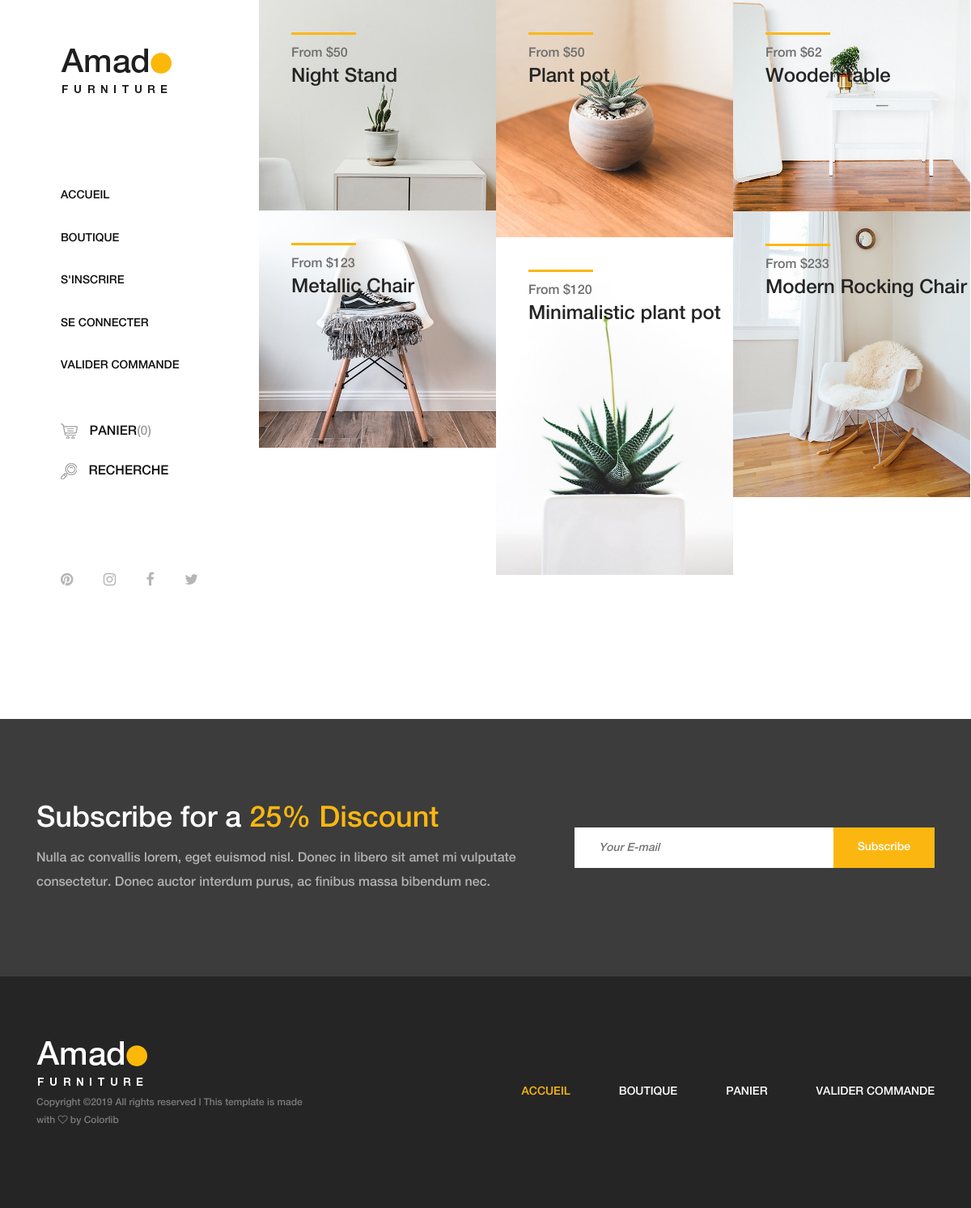
/e-commerce/amado/index.php, run on the app's committed database.
### tables this page shows
CREATE TABLE `produit` (
  `nom_produit` varchar(255) NOT NULL,
  `id_produit` int(11) NOT NULL,
  `prix_produit` int(3) NOT NULL,
  `image_1_produit` varchar(255) NOT NULL,
  `image_2_produit` varchar(255) NOT NULL,
  `image_3_produit` varchar(255) NOT NULL,
  `image_4_produit` varchar(255) NOT NULL,
  `descrip_produit` text NOT NULL,
  `quantite` varchar(200) NOT NULL,
  `categorie` varchar(50) NOT NULL,
  `marque` varchar(200) NOT NULL,
  `couleur` varchar(200) NOT NULL,
  `image_panier_produit` varchar(255) NOT NULL,
  `image_boutique_produit` varchar(60) NOT NULL,
  `categorie_id` int(3) NOT NULL
);

### e-commerce/amado/Models/ConnexionDB.php (called while the page is built, shortened)
<?php
class ConnexionDB
{
    private static $_dbname = "ecommerce";
    private static $_user = "root";
    private static $_pwd = "";
    private static $_host = "localhost";
    private static $_bdd = null;
    private function __construct(){
        try {
            self::$_bdd = new PDO("mysql:host=" . self::$_host . ";dbname=" . self::$_dbname . ";charset=utf8", self::$_user, self::$_pwd,
                array(
                PDO::MYSQL_ATTR_INIT_COMMAND => 'SET NAMES UTF8',
                PDO::ATTR_ERRMODE=>PDO::ERRMODE_WARNING
                ));
            self::$_bdd->setAttribute(PDO::ATTR_DEFAULT_FETCH_MODE,PDO::FETCH_OBJ);
        } catch (PDOException $e) {
            die('Erreur : ' . $e->getMessage());
        }
    }
 public  static function  getInstance(){
     if (!self::$_bdd) {
         return (self::$_bdd);
     }
     return (self::$_bdd);
 }
}

### e-commerce/amado/Models/produit.php (called while the page is built, shortened)
<?php
require_once ('ConnexionDB.php');
class produit
{
    private $cnxBD;
        public function __construct()
        {
            $this->cnxBD = ConnexionDB::getInstance();
        }
    public function get_products_resume(){
        $req = $this->cnxBD->prepare('SELECT id_produit,nom_produit,prix_produit,image_1_produit FROM produit');
        $req->execute();
        $res = $req->fetchAll();
return $res;
    }
}

### e-commerce/amado/all-products-for-index.php (the view)
<?php
require 'Models/produit.php';
$p=new produit();
$res=$p->get_products_resume();
 foreach ($res as $val){
     $image='Assets/img/product-img/'.$val->image_1_produit;
     ?>
<div class="single-products-catagory clearfix">
    <a href="product-details.php?id=<?= $val->id_produit;?>">
        <img src=<?=$image ?> alt="">
        <div class="hover-content">
            <div class="line"></div>
            <p> From $<?php  echo $val->prix_produit?> </p>
            <h4><?php  echo $val->nom_produit?> </h4>
        </div>
    </a>
</div>
<?php }?>

### e-commerce/includes/header.php (shortened to what this page needs)
<!DOCTYPE html>
<html lang="en">
<head>
    <link rel="stylesheet" href="../amado/Assets/css/core-style.css">
    <link rel="stylesheet" href="../amado/Assets/css/style.css">
</head>
<body>
<div class="main-content-wrapper d-flex clearfix">
    <header class="header-area clearfix">
        <div class="logo">
            <a href="index.html"><img src="img/core-img/logo.png" alt=""></a>
        </div>
        <nav class="amado-nav">
            <ul>
                <li><a href="index.php">Accueil</a></li>
                <li><a href="shop.php">Boutique</a></li>
            <?php if(!isset($_SESSION['member_id'])) {?>
                <li><a href="signin.php">S'inscrire</a></li>
                <li><a href="login.php">Se connecter</a></li>
            <?php }else  {?>
                <li><a href="logout.php">Se déconnecter</a></li>
                <?php } ?>
                <li><a href="checkout_handler.php">Valider commande</a></li>
            </ul>
        </nav>
        <div class="amado-btn-group mt-30 mb-100">
            <div class="cart-fav-search mb-100">
                <a href="cart.php" class="cart-nav"><img src="img/core-img/cart.png" alt=""> Panier<span>(0)</span></a>
                <a href="#" class="search-nav"><img src="img/core-img/search.png" alt=""> Recherche</a>
            </div>
            <div class="social-info d-flex justify-content-between">
                <a href="#"><i class="fa fa-pinterest" aria-hidden="true"></i></a>
                <a href="#"><i class="fa fa-instagram" aria-hidden="true"></i></a>
                <a href="#"><i class="fa fa-facebook" aria-hidden="true"></i></a>
                <a href="#"><i class="fa fa-twitter" aria-hidden="true"></i></a>
            </div>
    </header>

### e-commerce/amado/index.php
<?php include('../includes/header.php'); ?>
        <div class="products-catagories-area clearfix">
            <div class="amado-pro-catagory clearfix">
              <?php include ('all-products-for-index.php'); ?>
            </div>
        </div>
    </div>
<?php include('../includes/footer.php') ?>
</body>
</html>

### e-commerce/includes/footer.php (shortened to what this page needs)
<section class="newsletter-area section-padding-100-0">
    <div class="container">
        <div class="row align-items-center">
            <div class="col-12 col-lg-6 col-xl-7">
                <div class="newsletter-text mb-100">
                    <h2>Subscribe for a <span>25% Discount</span></h2>
                    <p>Nulla ac convallis lorem, eget euismod nisl. Donec in libero sit amet mi vulputate consectetur. Donec auctor interdum purus, ac finibus massa bibendum nec.</p>
                </div>
            </div>
            <div class="col-12 col-lg-6 col-xl-5">
                <div class="newsletter-form mb-100">
                    <form action="#" method="post">
                        <input type="email" name="email" class="nl-email" placeholder="Your E-mail">
                        <input type="submit" value="Subscribe">
                    </form>
                </div>
            </div>
        </div>
    </div>
</section>
<footer class="footer_area clearfix">
    <div class="container">
        <div class="row align-items-center">
            <div class="col-12 col-lg-4">
                <div class="single_widget_area">
                    <div class="footer-logo mr-50">
                        <a href="index.php"><img src="img/core-img/logo2.png" alt=""></a>
                    </div>
                    <p class="copywrite">
                        Copyright &copy;<script>document.write(new Date().getFullYear());</script> All rights reserved | This template is made with <i class="fa fa-heart-o" aria-hidden="true"></i> by <a href="https://colorlib.com" target="_blank">Colorlib</a>
                        </p>
                </div>
            </div>
            <div class="col-12 col-lg-8">
                <div class="single_widget_area">
                    <div class="footer_menu">
                        <nav class="navbar navbar-expand-lg justify-content-end">
                            <div class="collapse navbar-collapse" id="footerNavContent">
                                <ul class="navbar-nav ml-auto">
                                    <li class="nav-item active">
                                        <a class="nav-link" href="index.php">Accueil</a>
                                    </li>
                                    <li class="nav-item">
                                        <a class="nav-link" href="shop.php">Boutique</a>
                                    </li>
                                    <li class="nav-item">
                                        <a class="nav-link" href="cart.php">Panier</a>
                                    </li>
                                    <li class="nav-item">
                                        <a class="nav-link" href="checkout.php">Valider commande</a>
                                    </li>
                                </ul>
                            </div>
                        </nav>
                    </div>
                </div>
            </div>
        </div>
    </div>
</footer>

### data on the page
produit: image_1_produit (picture), prix_produit "50", nom_produit "Night Stand"
produit: image_1_produit (picture), prix_produit "50", nom_produit "Plant pot"
produit: image_1_produit (picture), prix_produit "62", nom_produit "Wooden table"
produit: image_1_produit (picture), prix_produit "123", nom_produit "Metallic Chair"
produit: image_1_produit (picture), prix_produit "233", nom_produit "Modern Rocking Chair"
produit: image_1_produit (picture), prix_produit "120", nom_produit "Minimalistic plant pot"
